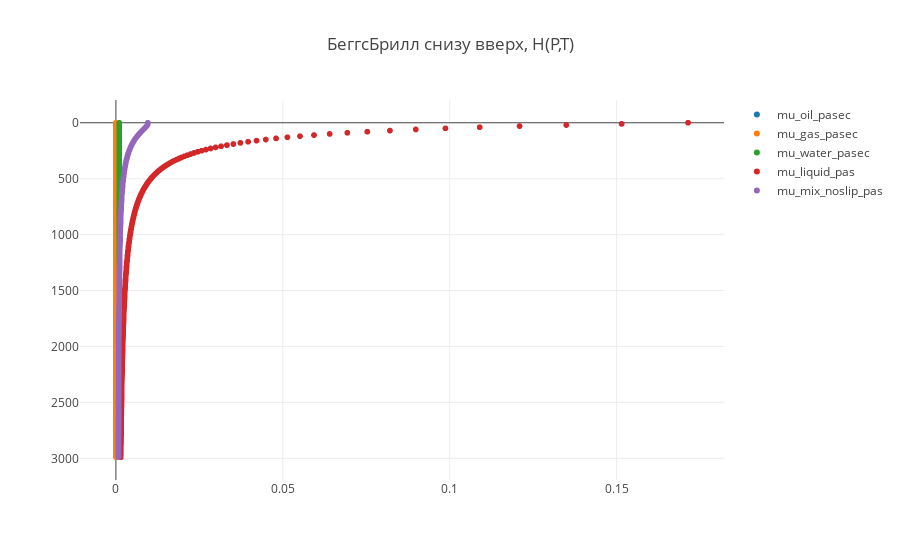

Here is the notebook cell this chart was saved with:
### Code cell
trace1 = trace(0)
trace2 = trace(1)
trace3 = trace(2)
trace4 = trace(3)
trace5 = trace(40)
data = [trace1, trace2, trace3, trace4, trace5]

plot()

### Figure 1 — Plotly figure (JSON) as saved in the notebook; plotly's stock layout.template omitted (floating-point values rounded to 4 significant figures; data arrays with more than 128 entries replaced by an {"elided": "..."} marker saying what was removed)
{"data": [{"mode": "markers", "name": "mu_oil_pasec", "type": "scattergl", "uid": "0d6be610-bd43-4e4f-b9b4-4e4955796a50", "x": {"elided": "300 float values"}, "y": {"elided": "300 int values"}}, {"mode": "markers", "name": "mu_gas_pasec", "type": "scattergl", "uid": "1390c798-33ff-4733-b48b-25b0b33b2ae0", "x": {"elided": "300 float values"}, "y": {"elided": "300 int values"}}, {"mode": "markers", "name": "mu_water_pasec", "type": "scattergl", "uid": "4a4780e0-0c9b-403b-a6e0-fbf5751c6526", "x": {"elided": "300 float values"}, "y": {"elided": "300 int values"}}, {"mode": "markers", "name": "mu_liquid_pas", "type": "scattergl", "uid": "c4b6e76b-7445-49b2-9bd6-bfac207a1fad", "x": {"elided": "300 float values"}, "y": {"elided": "300 int values"}}, {"mode": "markers", "name": "mu_mix_noslip_pas", "type": "scattergl", "uid": "49de756d-700c-4f89-8ca7-9a6d75d1585e", "x": {"elided": "300 float values"}, "y": {"elided": "300 int values"}}], "layout": {"title": {"text": "БеггсБрилл снизу вверх, H(P,T)"}, "yaxis": {"autorange": "reversed"}}}
